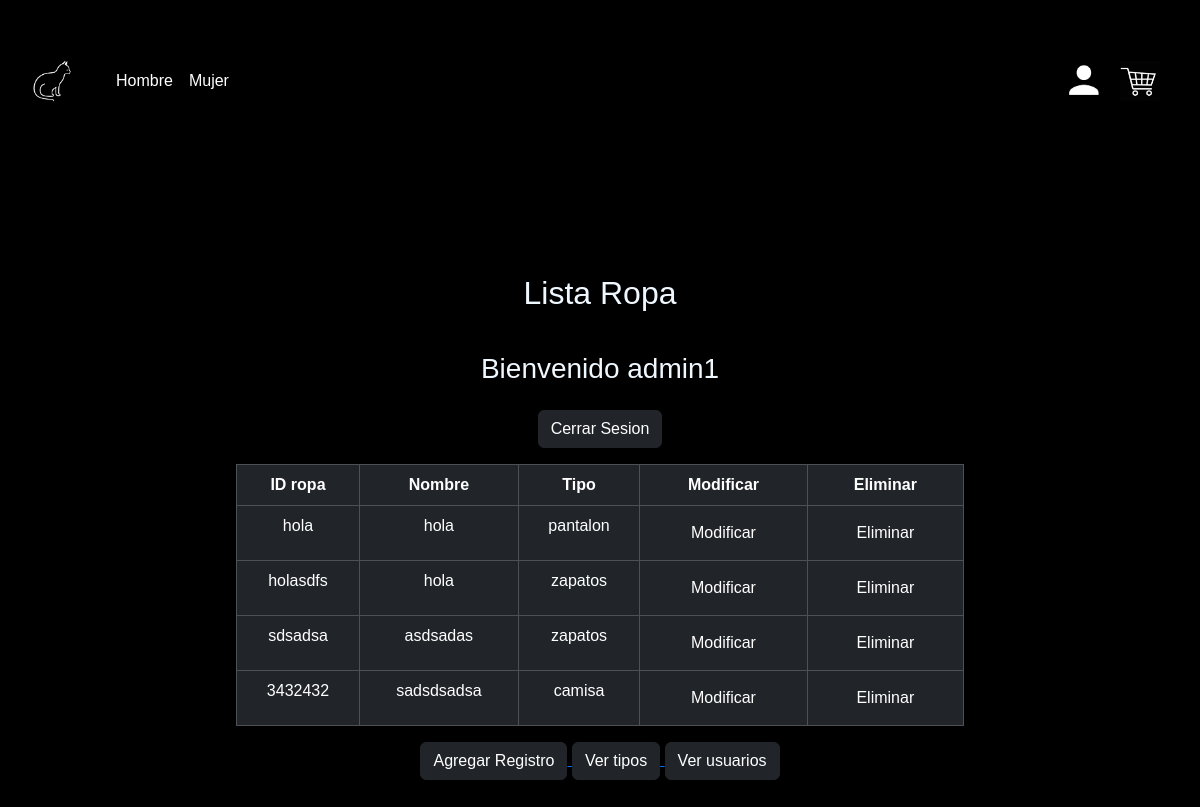
Page /darkless/crud_ropa2 (signed in) on the committed database.
### Darkless/models.py (models this page shows, shortened)
class Ropa2(models.Model):
    id_ropa = models.CharField(primary_key=True, max_length=10)
    nombre_ropa = models.CharField(max_length=20)
    fecha_lazamiento = models.DateField()
    id_tipo = models.ForeignKey(
        "Tipo", on_delete=models.CASCADE, db_column="IDTipo"
    )
    activo = models.BooleanField()

class Tipo(models.Model):
    id_tipo = models.AutoField(primary_key=True, db_column="idTipo")
    tipo = models.CharField(max_length=25, blank=False, null=False)
    def __str__(self):
        return str(self.tipo)

### Darkless/views.py (the view)
# urls.py: path("crud_ropa2", views.crud_ropa2, name="crud_ropa2"),
@login_required
def crud_ropa2(request):
    ropas = Ropa2.objects.all()
    context = {
        "ropas": ropas,
    }
    return render(request, "pages/crud_ropa2.html", context)

### Darkless/templates/pages/crud_ropa2.html (shortened to what this page needs)
<!DOCTYPE html>
<html lang="en">
<head>
    {% load static %}
    <link href="https://cdn.jsdelivr.net/npm/bootstrap@5.3.3/dist/css/bootstrap.min.css" rel="stylesheet">
    <link rel="stylesheet" href="{% static 'css/booscss.css'%}">
</head>
{% include 'base/header.html'%}
<body class="body">
    <main>
        <div class="container">
            <div class="row">
                <div class="col-md-8 shadow-lg mx-auto text-center p-3">
                    <h2 class="my-3">Lista Ropa</h2><br>
                    {% if request.user.is_authenticated %}
                    <h3>Bienvenido {{request.user.username }}</h3>
                    <a href="{% url 'logout' %}">
                        <button class="btn btn-dark my-3">
                            Cerrar Sesion
                        </button>
                    </a>
                    {% else %}
                    <h3>Bienvenido</h3>
                    {% endif%}
                    <table class="table table-dark table-hover table-bordered">
                        <thead>
                            <th>ID ropa</th>
                            <th>Nombre</th>
                            <th>Tipo</th>
                            <th>Modificar</th>
                            <th>Eliminar</th>
                        </thead>
                        <tbody>
                            {% if ropas %}
                            {% for tmp in ropas %}
                            <tr>
                                <td>{{tmp.id_ropa}}</td>
                                <td>{{tmp.nombre_ropa}}</td>
                                <td>{{tmp.id_tipo}}</td>
                                <td><a href="{% url 'ropa2_findEdit' pk=tmp.id_ropa%}"><button
                                            class="btn btn-dark">Modificar</button></a></td>
                                <td><a href="{% url 'ropa2_del' pk=tmp.id_ropa%}"><button
                                            class="btn btn-dark">Eliminar</button></a></td>
                            </tr>
                            {% endfor%}
                            {% endif %}
                        </tbody>
                    </table>
                    <a href="{% url 'ropa2_add' %}">
                        <button class="btn btn-dark">Agregar Registro</button>
                    </a>
                    <a href="{% url 'crud_tipo' %}">
                        <button class="btn btn-dark">
                            Ver tipos
                        </button>
                    </a>
                    <a href="{% url 'crud' %}">
                        <button class="btn btn-dark">
                            Ver usuarios
                        </button>
                    </a>
                </div>
            </div>
        </div>
    </main>
</body>
</html>

### Darkless/static/css/booscss.css (style rules this page uses)
.container { margin-top: 40px; }
.body { background-color: black; }
.row { color: aliceblue; }
body { font-family: sans-serif; margin: 0; padding: 0; }
main { display: flex; justify-content: space-between; margin: 20px; }

### rows in the picture
Ropa2: id_ropa "hola", nombre_ropa "hola", id_tipo "pantalon"
Ropa2: id_ropa "holasdfs", nombre_ropa "hola", id_tipo "zapatos"
Ropa2: id_ropa "sdsadsa", nombre_ropa "asdsadas", id_tipo "zapatos"
Ropa2: id_ropa "3432432", nombre_ropa "sadsdsadsa", id_tipo "camisa"

### other values in the picture
{{ request.user.username }} "admin1"
